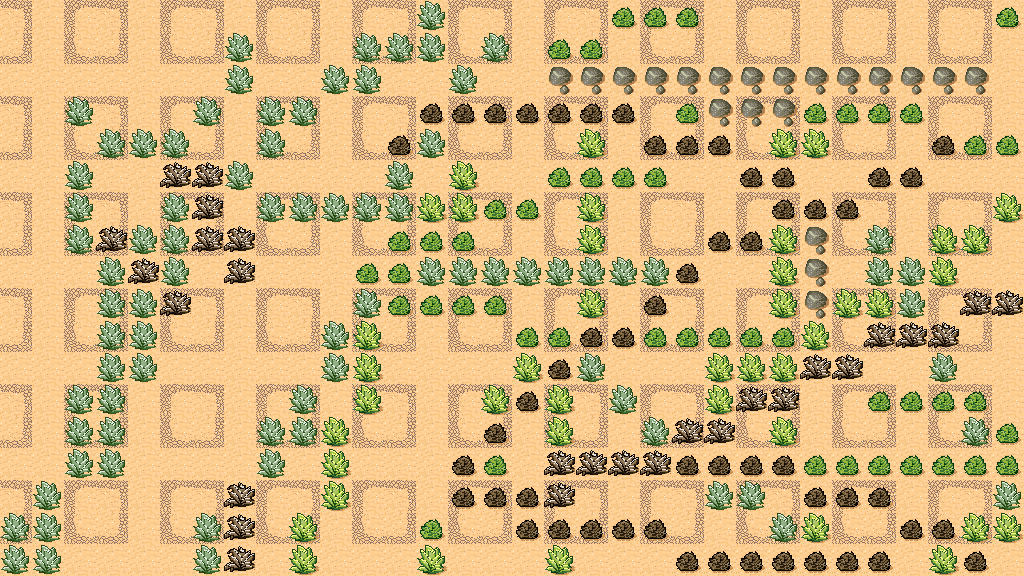

Below is a game level as drawn by its tile map, then a one-line description and the .tmx that defines it (tile-layer data replaced by summaries):
An orthogonal 32x18 tile map with 32x32 px tiles, 2 tile layers (Tile Layer 1, Environment).

<map version="1.0" orientation="orthogonal" width="32" height="18" tilewidth="32" tileheight="32">
 <properties>
  <property name="IsCollectLimited" value="false" />
  <property name="IsFoodSequenced" value="false" />
  <property name="IsScoreLimited" value="false" />
  <property name="IsTimeLimited" value="true" />
  <property name="LevelType" value="Timed" />
  <property name="TimeLimit" value="60" />
 </properties>
 <tileset firstgid="1" name="desert" tilewidth="32" tileheight="32" spacing="1" margin="1">
  <image source="desert.png" width="265" height="199" />
  <tile id="30">
   <properties>
    <property name="Col" value="true" />
   </properties>
  </tile>
  <tile id="31">
   <properties>
    <property name="Col" value="true" />
   </properties>
  </tile>
 </tileset>
 <layer name="Tile Layer 1" width="32" height="18">
  <data>[576 cells, 576 non-empty, 5 distinct tile ids]</data>
 </layer>
 <layer name="Environment" width="32" height="18">
  <data>[576 cells, 274 non-empty, 6 distinct tile ids]</data>
 </layer>
</map>